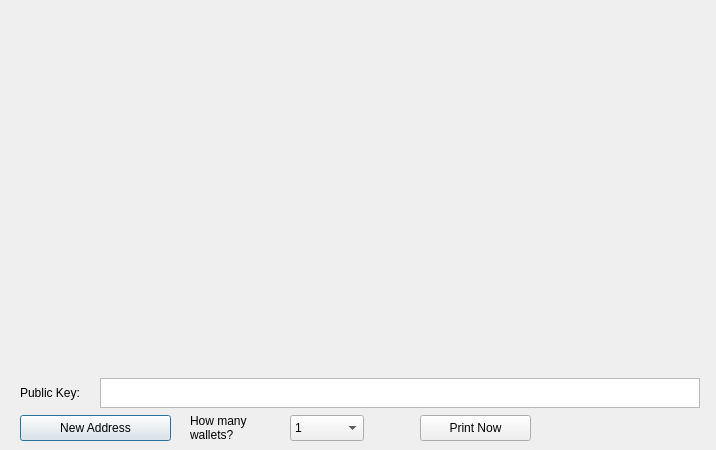
<?xml version="1.0" encoding="UTF-8"?>
<ui version="4.0">
 <class>PaperWalletDialog</class>
 <widget class="QDialog" name="PaperWalletDialog">
  <property name="geometry">
   <rect>
    <x>0</x>
    <y>0</y>
    <width>716</width>
    <height>450</height>
   </rect>
  </property>
  <property name="windowTitle">
   <string>Print Your Paper Wallets</string>
  </property>
  <widget class="QLabel" name="privateKeyQRCode">
   <property name="geometry">
    <rect>
     <x>320</x>
     <y>20</y>
     <width>149</width>
     <height>149</height>
    </rect>
   </property>
   <property name="text">
    <string/>
   </property>
   <property name="scaledContents">
    <bool>true</bool>
   </property>
  </widget>
  <widget class="QLabel" name="addressQRCode">
   <property name="geometry">
    <rect>
     <x>47</x>
     <y>86</y>
     <width>120</width>
     <height>120</height>
    </rect>
   </property>
   <property name="text">
    <string/>
   </property>
   <property name="scaledContents">
    <bool>true</bool>
   </property>
  </widget>
  <widget class="QPushButton" name="getNewAddress">
   <property name="geometry">
    <rect>
     <x>20</x>
     <y>415</y>
     <width>151</width>
     <height>26</height>
    </rect>
   </property>
   <property name="text">
    <string>New Address</string>
   </property>
   <property name="icon">
    <iconset resource="../bitcoin.qrc">
     <normaloff>:/icons/add</normaloff>:/icons/add</iconset>
   </property>
  </widget>
  <widget class="QLabel" name="paperTemplate">
   <property name="geometry">
    <rect>
     <x>20</x>
     <y>10</y>
     <width>675</width>
     <height>362</height>
    </rect>
   </property>
   <property name="text">
    <string notr="true"/>
   </property>
   <property name="pixmap">
    <pixmap>../res/images/paper_wallet.png</pixmap>
   </property>
  </widget>
  <widget class="VerticalLabel" name="addressText">
   <property name="geometry">
    <rect>
     <x>212</x>
     <y>20</y>
     <width>31</width>
     <height>341</height>
    </rect>
   </property>
   <property name="font">
    <font>
     <family>Monospace</family>
     <pointsize>12</pointsize>
     <weight>75</weight>
     <italic>false</italic>
     <bold>true</bold>
    </font>
   </property>
   <property name="text">
    <string/>
   </property>
   <property name="alignment">
    <set>Qt::AlignCenter</set>
   </property>
   <property name="textInteractionFlags">
    <set>Qt::TextSelectableByKeyboard|Qt::TextSelectableByMouse</set>
   </property>
  </widget>
  <widget class="VerticalLabel" name="privateKeyText">
   <property name="geometry">
    <rect>
     <x>490</x>
     <y>0</y>
     <width>31</width>
     <height>361</height>
    </rect>
   </property>
   <property name="font">
    <font>
     <family>Monospace</family>
     <pointsize>8</pointsize>
     <weight>50</weight>
     <italic>false</italic>
     <bold>false</bold>
    </font>
   </property>
   <property name="text">
    <string/>
   </property>
   <property name="scaledContents">
    <bool>true</bool>
   </property>
   <property name="alignment">
    <set>Qt::AlignCenter</set>
   </property>
   <property name="textInteractionFlags">
    <set>Qt::TextSelectableByKeyboard|Qt::TextSelectableByMouse</set>
   </property>
  </widget>
  <widget class="QPushButton" name="printButton">
   <property name="geometry">
    <rect>
     <x>420</x>
     <y>415</y>
     <width>111</width>
     <height>26</height>
    </rect>
   </property>
   <property name="text">
    <string>Print Now</string>
   </property>
   <property name="icon">
    <iconset resource="../bitcoin.qrc">
     <normaloff>:/icons/receiving_addresses</normaloff>:/icons/receiving_addresses</iconset>
   </property>
  </widget>
  <widget class="QDialogButtonBox" name="buttonBox">
   <property name="geometry">
    <rect>
     <x>610</x>
     <y>415</y>
     <width>81</width>
     <height>26</height>
    </rect>
   </property>
   <property name="standardButtons">
    <set>QDialogButtonBox::NoButton</set>
   </property>
   <property name="centerButtons">
    <bool>true</bool>
   </property>
  </widget>
  <widget class="QLabel" name="label">
   <property name="geometry">
    <rect>
     <x>190</x>
     <y>415</y>
     <width>91</width>
     <height>26</height>
    </rect>
   </property>
   <property name="text">
    <string>How many wallets?</string>
   </property>
   <property name="wordWrap">
    <bool>true</bool>
   </property>
  </widget>
  <widget class="QComboBox" name="walletCount">
   <property name="geometry">
    <rect>
     <x>290</x>
     <y>415</y>
     <width>74</width>
     <height>26</height>
    </rect>
   </property>
   <property name="editable">
    <bool>false</bool>
   </property>
   <item>
    <property name="text">
     <string>1</string>
    </property>
   </item>
   <item>
    <property name="text">
     <string>2</string>
    </property>
   </item>
   <item>
    <property name="text">
     <string>3</string>
    </property>
   </item>
   <item>
    <property name="text">
     <string>4</string>
    </property>
   </item>
   <item>
    <property name="text">
     <string>5</string>
    </property>
   </item>
   <item>
    <property name="text">
     <string>6</string>
    </property>
   </item>
   <item>
    <property name="text">
     <string>7</string>
    </property>
   </item>
   <item>
    <property name="text">
     <string>8</string>
    </property>
   </item>
   <item>
    <property name="text">
     <string>9</string>
    </property>
   </item>
   <item>
    <property name="text">
     <string>10</string>
    </property>
   </item>
   <item>
    <property name="text">
     <string>11</string>
    </property>
   </item>
   <item>
    <property name="text">
     <string>12</string>
    </property>
   </item>
  </widget>
  <widget class="QTextEdit" name="publicKey">
   <property name="geometry">
    <rect>
     <x>100</x>
     <y>378</y>
     <width>600</width>
     <height>30</height>
    </rect>
   </property>
   <property name="undoRedoEnabled">
    <bool>false</bool>
   </property>
   <property name="readOnly">
    <bool>true</bool>
   </property>
   <property name="html">
    <string>&lt;!DOCTYPE HTML PUBLIC &quot;-//W3C//DTD HTML 4.0//EN&quot; &quot;http://www.w3.org/TR/REC-html40/strict.dtd&quot;&gt;
&lt;html&gt;&lt;head&gt;&lt;meta name=&quot;qrichtext&quot; content=&quot;1&quot; /&gt;&lt;style type=&quot;text/css&quot;&gt;
p, li { white-space: pre-wrap; }
&lt;/style&gt;&lt;/head&gt;&lt;body style=&quot; font-family:'Liberation Sans'; font-size:10pt; font-weight:400; font-style:normal;&quot;&gt;
&lt;p style=&quot;-qt-paragraph-type:empty; margin-top:0px; margin-bottom:0px; margin-left:0px; margin-right:0px; -qt-block-indent:0; text-indent:0px; font-family:'Sans Serif'; font-size:9pt;&quot;&gt;&lt;br /&gt;&lt;/p&gt;&lt;/body&gt;&lt;/html&gt;</string>
   </property>
   <property name="acceptRichText">
    <bool>false</bool>
   </property>
  </widget>
  <widget class="QLabel" name="label_2">
   <property name="geometry">
    <rect>
     <x>20</x>
     <y>380</y>
     <width>91</width>
     <height>26</height>
    </rect>
   </property>
   <property name="text">
    <string>Public Key:</string>
   </property>
  </widget>
  <zorder>getNewAddress</zorder>
  <zorder>paperTemplate</zorder>
  <zorder>addressQRCode</zorder>
  <zorder>privateKeyQRCode</zorder>
  <zorder>addressText</zorder>
  <zorder>privateKeyText</zorder>
  <zorder>printButton</zorder>
  <zorder>buttonBox</zorder>
  <zorder>label</zorder>
  <zorder>walletCount</zorder>
  <zorder>publicKey</zorder>
  <zorder>label_2</zorder>
 </widget>
 <customwidgets>
  <customwidget>
   <class>VerticalLabel</class>
   <extends>QLabel</extends>
   <header>verticallabel.h</header>
  </customwidget>
 </customwidgets>
 <resources>
  <include location="../bitcoin.qrc"/>
 </resources>
 <connections>
  <connection>
   <sender>buttonBox</sender>
   <signal>rejected()</signal>
   <receiver>PaperWalletDialog</receiver>
   <slot>close()</slot>
   <hints>
    <hint type="sourcelabel">
     <x>650</x>
     <y>408</y>
    </hint>
    <hint type="destinationlabel">
     <x>357</x>
     <y>214</y>
    </hint>
   </hints>
  </connection>
 </connections>
</ui>
